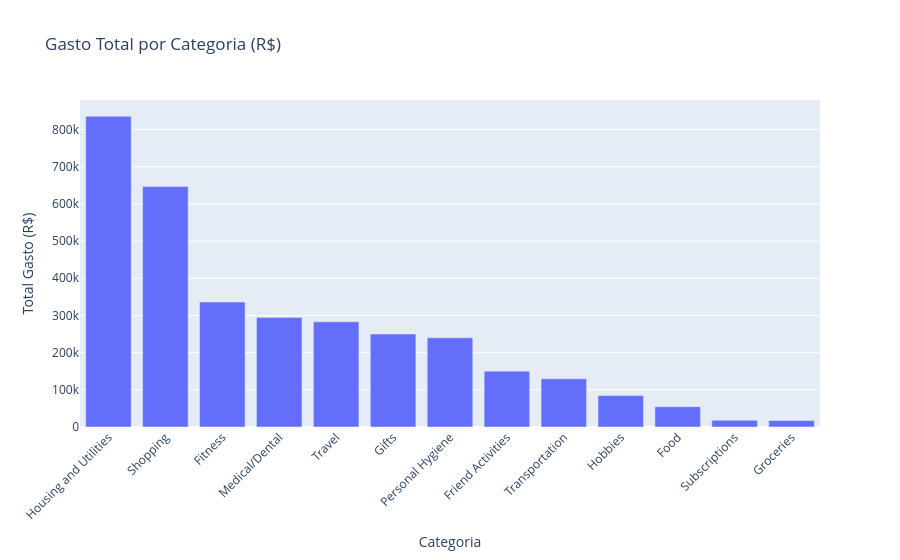

Notebook cell for this chart:
### Code cell
# 2. Gasto por Categoria (Gráfico de Barras Interativo)
fig_category_spent = px.bar(
    df_clean.groupby('category')['total_spent'].sum().reset_index().sort_values(by='total_spent', ascending=False),
    x='category',
    y='total_spent',
    title='Gasto Total por Categoria (R$)',
    labels={'category': 'Categoria', 'total_spent': 'Total Gasto (R$)'}
)
fig_category_spent.update_layout(xaxis_tickangle=-45, hovermode='x unified')
fig_category_spent.show()

### Figure 1 — Plotly figure (JSON) as saved in the notebook; plotly's stock layout.template omitted (floating-point values rounded to 4 significant figures)
{"data": [{"hovertemplate": "Categoria=%{x}<br>Total Gasto (R$)=%{y}<extra></extra>", "legendgroup": "", "marker": {"color": "#636efa", "pattern": {"shape": ""}}, "name": "", "orientation": "v", "showlegend": false, "textposition": "auto", "type": "bar", "x": ["Housing and Utilities", "Shopping", "Fitness", "Medical/Dental", "Travel", "Gifts", "Personal Hygiene", "Friend Activities", "Transportation", "Hobbies", "Food", "Subscriptions", "Groceries"], "xaxis": "x", "y": [835400.0, 646500.0, 336100.0, 294700.0, 282700.0, 250000.0, 239700.0, 150200.0, 129600.0, 84470.0, 54680.0, 17920.0, 17420.0], "yaxis": "y"}], "layout": {"barmode": "relative", "hovermode": "x unified", "legend": {"tracegroupgap": 0}, "title": {"text": "Gasto Total por Categoria (R$)"}, "xaxis": {"anchor": "y", "domain": [0, 1], "tickangle": -45, "title": {"text": "Categoria"}}, "yaxis": {"anchor": "x", "domain": [0, 1], "title": {"text": "Total Gasto (R$)"}}}}
